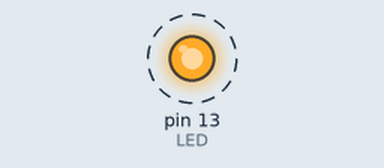
This sketch was run on a simulated Arduino Uno, built with avr-gcc and run on an emulated ATmega328P. On the bench: output pins drawn as LEDs (lit = HIGH). Dashed ring = blinking. What the sketch prints to the serial monitor is not drawn.

Above: at 0.2 s.
Timing chart, 0 to 3.0 s (numbered marks = the images above):
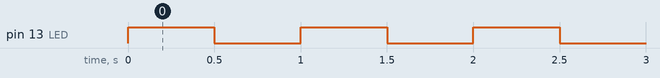

Measured:
- by itself, pin 13 (LED): alternates HIGH for 0.50 s and LOW for 0.50 s

The sketch:

blink00.ino
```cpp
// (licence header left out)
/*
 * Make the onboard LED blink
 */

#define LED 13
#define DELAY 500

/*
 * Bootstrap
 */
void setup() {
  /*
   * There is an onboard LED that connected to the
   * pin 13 which is defined as "LED".
   * Reconfigure the port to the output mode.
   */
  pinMode(LED, OUTPUT);
  Serial.begin(9600);
  Serial.print("*");
}

void loop() {
  Serial.print(".");
  digitalWrite(LED, HIGH);
  delay(DELAY);
  digitalWrite(13, LOW);
  delay(DELAY);
}

/* EOF */
```
